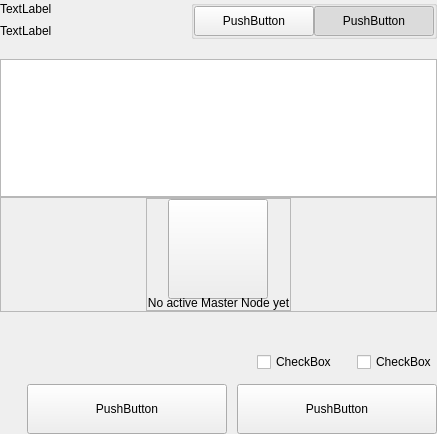
<?xml version="1.0" encoding="UTF-8"?>
<ui version="4.0">
 <class>SettingsMultisendWidget</class>
 <widget class="QWidget" name="SettingsMultisendWidget">
  <property name="geometry">
   <rect>
    <x>0</x>
    <y>0</y>
    <width>437</width>
    <height>434</height>
   </rect>
  </property>
  <property name="windowTitle">
   <string>Form</string>
  </property>
  <layout class="QVBoxLayout" name="verticalLayout">
   <property name="spacing">
    <number>0</number>
   </property>
   <property name="leftMargin">
    <number>0</number>
   </property>
   <property name="topMargin">
    <number>0</number>
   </property>
   <property name="rightMargin">
    <number>0</number>
   </property>
   <property name="bottomMargin">
    <number>0</number>
   </property>
   <item>
    <widget class="QWidget" name="left" native="true">
     <layout class="QVBoxLayout" name="verticalLayout_2">
      <property name="leftMargin">
       <number>0</number>
      </property>
      <property name="topMargin">
       <number>0</number>
      </property>
      <property name="rightMargin">
       <number>0</number>
      </property>
      <property name="bottomMargin">
       <number>0</number>
      </property>
      <item>
       <layout class="QVBoxLayout" name="verticalLayout_3">
        <property name="spacing">
         <number>0</number>
        </property>
        <item>
         <widget class="QWidget" name="containerTitle" native="true">
          <layout class="QHBoxLayout" name="horizontalLayout_3" stretch="4,1">
           <property name="spacing">
            <number>40</number>
           </property>
           <property name="leftMargin">
            <number>0</number>
           </property>
           <property name="topMargin">
            <number>0</number>
           </property>
           <property name="rightMargin">
            <number>0</number>
           </property>
           <property name="bottomMargin">
            <number>0</number>
           </property>
           <item>
            <layout class="QVBoxLayout" name="verticalLayoutTitle">
             <property name="spacing">
              <number>5</number>
             </property>
             <item>
              <widget class="QLabel" name="labelTitle">
               <property name="text">
                <string>TextLabel</string>
               </property>
              </widget>
             </item>
             <item>
              <widget class="QLabel" name="labelSubtitle1">
               <property name="text">
                <string>TextLabel</string>
               </property>
               <property name="wordWrap">
                <bool>true</bool>
               </property>
              </widget>
             </item>
            </layout>
           </item>
           <item alignment="Qt::AlignTop">
            <widget class="QGroupBox" name="groupBox">
             <property name="title">
              <string/>
             </property>
             <property name="alignment">
              <set>Qt::AlignLeading|Qt::AlignLeft|Qt::AlignTop</set>
             </property>
             <layout class="QHBoxLayout" name="horizontalLayout_4">
              <property name="spacing">
               <number>0</number>
              </property>
              <property name="leftMargin">
               <number>0</number>
              </property>
              <property name="topMargin">
               <number>0</number>
              </property>
              <property name="rightMargin">
               <number>0</number>
              </property>
              <property name="bottomMargin">
               <number>0</number>
              </property>
              <item>
               <widget class="QPushButton" name="pushLeft">
                <property name="minimumSize">
                 <size>
                  <width>120</width>
                  <height>30</height>
                 </size>
                </property>
                <property name="maximumSize">
                 <size>
                  <width>120</width>
                  <height>30</height>
                 </size>
                </property>
                <property name="text">
                 <string>PushButton</string>
                </property>
                <property name="checkable">
                 <bool>true</bool>
                </property>
                <property name="autoExclusive">
                 <bool>true</bool>
                </property>
               </widget>
              </item>
              <item>
               <widget class="QPushButton" name="pushRight">
                <property name="minimumSize">
                 <size>
                  <width>120</width>
                  <height>30</height>
                 </size>
                </property>
                <property name="maximumSize">
                 <size>
                  <width>120</width>
                  <height>30</height>
                 </size>
                </property>
                <property name="text">
                 <string>PushButton</string>
                </property>
                <property name="checkable">
                 <bool>true</bool>
                </property>
                <property name="checked">
                 <bool>true</bool>
                </property>
                <property name="autoExclusive">
                 <bool>true</bool>
                </property>
               </widget>
              </item>
             </layout>
            </widget>
           </item>
          </layout>
         </widget>
        </item>
        <item>
         <spacer name="verticalSpacer_2">
          <property name="orientation">
           <enum>Qt::Vertical</enum>
          </property>
          <property name="sizeType">
           <enum>QSizePolicy::Fixed</enum>
          </property>
          <property name="sizeHint" stdset="0">
           <size>
            <width>20</width>
            <height>20</height>
           </size>
          </property>
         </spacer>
        </item>
        <item>
         <widget class="QListView" name="listView">
          <property name="styleSheet">
           <string notr="true">color: rgb(0, 0, 0);</string>
          </property>
          <property name="selectionMode">
           <enum>QAbstractItemView::NoSelection</enum>
          </property>
         </widget>
        </item>
        <item>
         <widget class="QFrame" name="emptyContainer">
          <property name="minimumSize">
           <size>
            <width>0</width>
            <height>100</height>
           </size>
          </property>
          <property name="frameShape">
           <enum>QFrame::StyledPanel</enum>
          </property>
          <property name="frameShadow">
           <enum>QFrame::Raised</enum>
          </property>
          <layout class="QVBoxLayout" name="verticalLayout_4" stretch="1,8">
           <property name="spacing">
            <number>0</number>
           </property>
           <property name="leftMargin">
            <number>0</number>
           </property>
           <property name="topMargin">
            <number>0</number>
           </property>
           <property name="rightMargin">
            <number>0</number>
           </property>
           <property name="bottomMargin">
            <number>0</number>
           </property>
           <item>
            <spacer name="verticalSpacer">
             <property name="orientation">
              <enum>Qt::Vertical</enum>
             </property>
             <property name="sizeHint" stdset="0">
              <size>
               <width>20</width>
               <height>20</height>
              </size>
             </property>
            </spacer>
           </item>
           <item alignment="Qt::AlignHCenter|Qt::AlignVCenter">
            <widget class="QFrame" name="emptyScreen">
             <property name="sizePolicy">
              <sizepolicy hsizetype="Expanding" vsizetype="Expanding">
               <horstretch>0</horstretch>
               <verstretch>0</verstretch>
              </sizepolicy>
             </property>
             <property name="frameShape">
              <enum>QFrame::StyledPanel</enum>
             </property>
             <property name="frameShadow">
              <enum>QFrame::Raised</enum>
             </property>
             <layout class="QVBoxLayout" name="verticalLayout_5">
              <property name="spacing">
               <number>30</number>
              </property>
              <property name="leftMargin">
               <number>0</number>
              </property>
              <property name="topMargin">
               <number>0</number>
              </property>
              <property name="rightMargin">
               <number>0</number>
              </property>
              <property name="bottomMargin">
               <number>0</number>
              </property>
              <item alignment="Qt::AlignHCenter|Qt::AlignVCenter">
               <widget class="QPushButton" name="pushImgEmpty">
                <property name="minimumSize">
                 <size>
                  <width>100</width>
                  <height>100</height>
                 </size>
                </property>
                <property name="maximumSize">
                 <size>
                  <width>100</width>
                  <height>100</height>
                 </size>
                </property>
                <property name="text">
                 <string/>
                </property>
                <property name="iconSize">
                 <size>
                  <width>100</width>
                  <height>100</height>
                 </size>
                </property>
               </widget>
              </item>
              <item alignment="Qt::AlignHCenter|Qt::AlignVCenter">
               <widget class="QLabel" name="labelEmpty">
                <property name="styleSheet">
                 <string notr="true"/>
                </property>
                <property name="text">
                 <string>No active Master Node yet</string>
                </property>
                <property name="alignment">
                 <set>Qt::AlignCenter</set>
                </property>
               </widget>
              </item>
             </layout>
            </widget>
           </item>
          </layout>
         </widget>
        </item>
        <item>
         <spacer name="verticalSpacer_4">
          <property name="orientation">
           <enum>Qt::Vertical</enum>
          </property>
          <property name="sizeType">
           <enum>QSizePolicy::Fixed</enum>
          </property>
          <property name="sizeHint" stdset="0">
           <size>
            <width>20</width>
            <height>40</height>
           </size>
          </property>
         </spacer>
        </item>
        <item>
         <layout class="QHBoxLayout" name="horizontalLayout_5" stretch="0,0,0,0">
          <property name="spacing">
           <number>0</number>
          </property>
          <item>
           <spacer name="horizontalSpacer">
            <property name="orientation">
             <enum>Qt::Horizontal</enum>
            </property>
            <property name="sizeHint" stdset="0">
             <size>
              <width>40</width>
              <height>20</height>
             </size>
            </property>
           </spacer>
          </item>
          <item>
           <widget class="QCheckBox" name="checkBoxStake">
            <property name="styleSheet">
             <string notr="true">color: rgb(0, 0, 0);</string>
            </property>
            <property name="text">
             <string>CheckBox</string>
            </property>
           </widget>
          </item>
          <item>
           <spacer name="horizontalSpacer_2">
            <property name="orientation">
             <enum>Qt::Horizontal</enum>
            </property>
            <property name="sizeType">
             <enum>QSizePolicy::Fixed</enum>
            </property>
            <property name="sizeHint" stdset="0">
             <size>
              <width>20</width>
              <height>20</height>
             </size>
            </property>
           </spacer>
          </item>
          <item>
           <widget class="QCheckBox" name="checkBoxRewards">
            <property name="sizePolicy">
             <sizepolicy hsizetype="Minimum" vsizetype="Fixed">
              <horstretch>0</horstretch>
              <verstretch>0</verstretch>
             </sizepolicy>
            </property>
            <property name="styleSheet">
             <string notr="true">color: rgb(0, 0, 0);</string>
            </property>
            <property name="text">
             <string>CheckBox</string>
            </property>
           </widget>
          </item>
         </layout>
        </item>
        <item>
         <spacer name="verticalSpacer_3">
          <property name="orientation">
           <enum>Qt::Vertical</enum>
          </property>
          <property name="sizeType">
           <enum>QSizePolicy::Fixed</enum>
          </property>
          <property name="sizeHint" stdset="0">
           <size>
            <width>20</width>
            <height>12</height>
           </size>
          </property>
         </spacer>
        </item>
        <item>
         <layout class="QHBoxLayout" name="horizontalLayout_7">
          <item>
           <spacer name="horizontalSpacer_3">
            <property name="orientation">
             <enum>Qt::Horizontal</enum>
            </property>
            <property name="sizeType">
             <enum>QSizePolicy::Expanding</enum>
            </property>
            <property name="sizeHint" stdset="0">
             <size>
              <width>40</width>
              <height>20</height>
             </size>
            </property>
           </spacer>
          </item>
          <item>
           <widget class="QPushButton" name="pushButtonClear">
            <property name="minimumSize">
             <size>
              <width>200</width>
              <height>50</height>
             </size>
            </property>
            <property name="text">
             <string>PushButton</string>
            </property>
           </widget>
          </item>
          <item>
           <spacer name="horizontalSpacer_4">
            <property name="orientation">
             <enum>Qt::Horizontal</enum>
            </property>
            <property name="sizeType">
             <enum>QSizePolicy::Fixed</enum>
            </property>
            <property name="sizeHint" stdset="0">
             <size>
              <width>10</width>
              <height>20</height>
             </size>
            </property>
           </spacer>
          </item>
          <item>
           <widget class="QPushButton" name="pushButtonSave">
            <property name="minimumSize">
             <size>
              <width>200</width>
              <height>50</height>
             </size>
            </property>
            <property name="maximumSize">
             <size>
              <width>200</width>
              <height>50</height>
             </size>
            </property>
            <property name="text">
             <string>PushButton</string>
            </property>
           </widget>
          </item>
         </layout>
        </item>
       </layout>
      </item>
     </layout>
    </widget>
   </item>
  </layout>
 </widget>
 <resources/>
 <connections/>
</ui>
